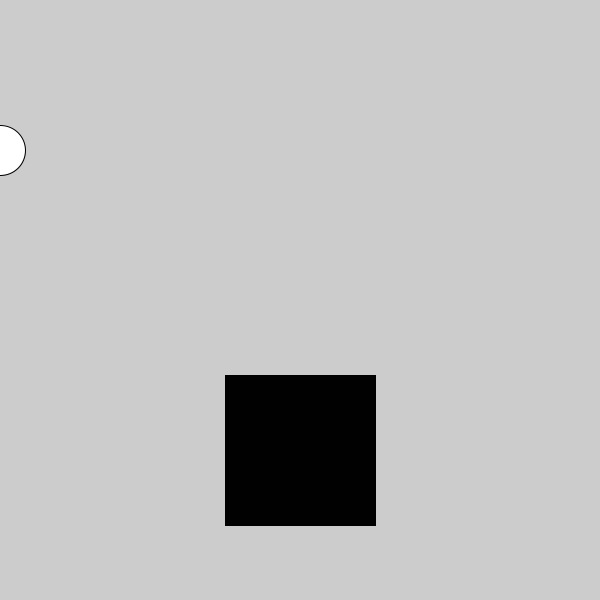
Frame 1 (no input)
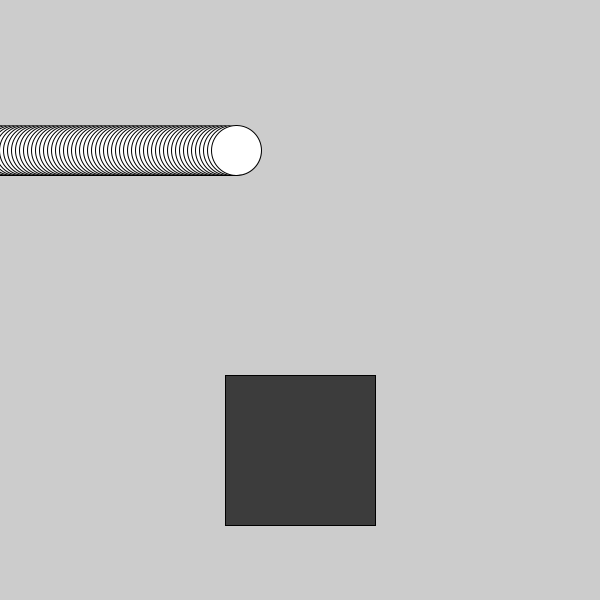
Frame 60 (the mouse pressed at the canvas centre just before this capture)
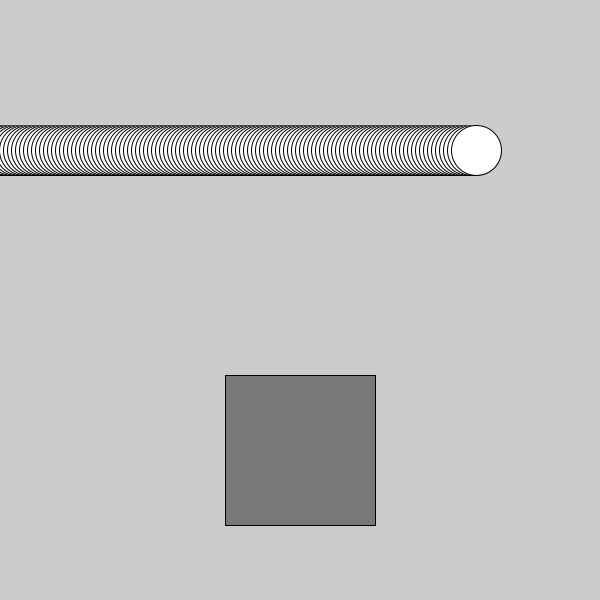
Frame 120 (the mouse held since frame 60 and released just before this capture)

The Processing sketch that drew these frames (run headless with seeded random() and noise(); from frame 60 on, the mouse is pressed at the canvas centre):

// Processing sketch: codeweek10_hw1
// ── codeweek10_hw1.pde
// code 1 FA 18
// bryan ma

// modulo practice

// this sketch demonstrates two examples of using the modulo operator
// to 'loop' a number. the first uses frameCount and a println(), 
// and the next moves an ellipse across the screen.

// the last part draws a rectangle using fill(c). add a line of code 
// that uses the modulo operator to make c loop continuously from 0-255.


int x = 0;
float c = 0;

void setup() {
  size(600,600);
  rectMode(CENTER);
}

void draw() {
  if (frameCount % 60 == 0) {
    println("this prints once every 60 draw loops.");
  }

  // this ellipse increments its x position every frame by 4, 
  // looping when it reaches the value of width
  fill(255);
  ellipse(x, 150, 50, 50);
  x = (x + 4) % width;
  
  // this draws a rectangle of greyscale color c
  c = (c+1) % 256;
  fill(c);
  rect(width/2, 450, 150, 150);
}
